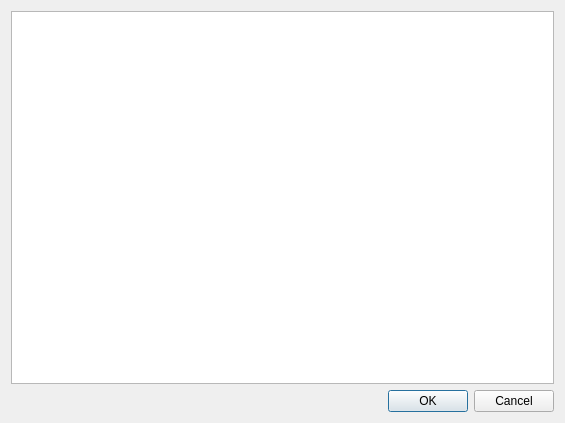
<?xml version="1.0" encoding="UTF-8"?>
<ui version="4.0">
 <class>FileSelectDialog</class>
 <widget class="QDialog" name="FileSelectDialog">
  <property name="geometry">
   <rect>
    <x>0</x>
    <y>0</y>
    <width>565</width>
    <height>423</height>
   </rect>
  </property>
  <property name="sizePolicy">
   <sizepolicy hsizetype="Expanding" vsizetype="Expanding">
    <horstretch>0</horstretch>
    <verstretch>0</verstretch>
   </sizepolicy>
  </property>
  <property name="windowTitle">
   <string>FileSelectDialog</string>
  </property>
  <property name="modal">
   <bool>true</bool>
  </property>
  <layout class="QVBoxLayout" name="verticalLayout">
   <item>
    <widget class="QTreeView" name="listDirsFiles"/>
   </item>
   <item>
    <widget class="QDialogButtonBox" name="buttonBox">
     <property name="standardButtons">
      <set>QDialogButtonBox::Cancel|QDialogButtonBox::Ok</set>
     </property>
    </widget>
   </item>
  </layout>
 </widget>
 <layoutdefault spacing="6" margin="11"/>
 <resources/>
 <connections/>
</ui>
